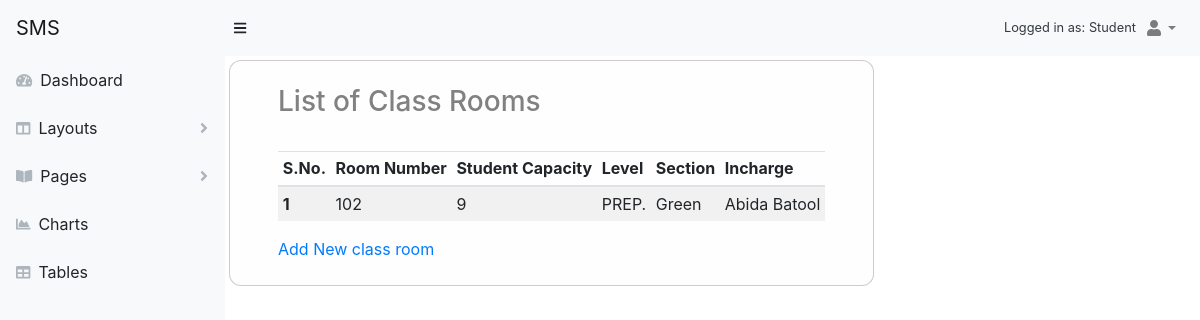
Page /campus/class-rooms/ (signed in) on the earlier database version.
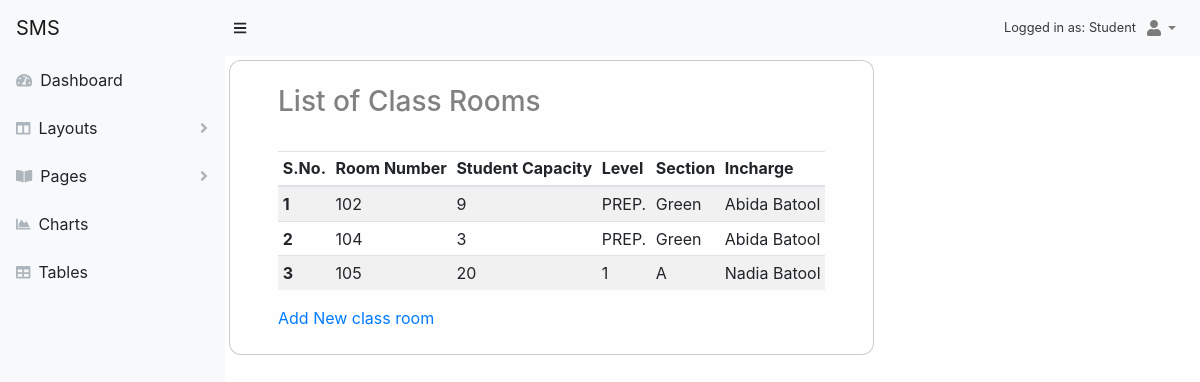
Same page on the later database version.
### campus/models.py (models this page shows, shortened)
class ClassRoom(models.Model):
    room_number = models.IntegerField(primary_key=True)
    level = models.ForeignKey(Level, on_delete=models.CASCADE)
    section = models.CharField(max_length=30)
    student_capacity = models.IntegerField(default=30)
    incharge = models.ForeignKey(Teacher, on_delete=models.DO_NOTHING)
    class Meta:
        db_table = "ClassRoom"
        verbose_name = _('Class Room')
        verbose_name_plural = _('Class Rooms')

class Level(models.Model):
    name = models.CharField(max_length=20, unique=True)
    def __str__(self):
        return '%s'%(self.name)
    class Meta:
        db_table = 'Level'
        verbose_name = _('Level')
        verbose_name_plural = _('Levels')

### accounts/models.py (models this page shows, shortened)
class Profile(models.Model):
    user = models.OneToOneField(User, on_delete=models.CASCADE ,default=1)
    photo = models.ImageField(upload_to=settings.MEDIA_ROOT+'/images/profile_images/%Y%m%d', null=True, blank=True, default='/media/images/default.jpg')
    birth_date = models.DateField()
    date_left = models.DateField(null=True, blank=True)
    salary = models.FloatField(max_length=6)
    contact_number = models.CharField(max_length=11)
    address = models.ForeignKey(Address, on_delete=models.CASCADE, default=1)
    CHOICES = [('M', 'Male'), ('F', 'Female')]
    gender = models.CharField(_('gender'), max_length=1, choices=CHOICES)
    def __str__(self):
        return self.user.__str__()
    class Meta:
        abstract = True

class Teacher(Profile):
    class Meta:
        db_table = 'Teacher'
        verbose_name = _('teacher')
        verbose_name_plural = _('teachers')

class User(AbstractBaseUser, PermissionsMixin):
    email = models.EmailField(_('email address'), unique=True)
    first_name = models.CharField(_('first name'), max_length=30, blank=True)
    last_name = models.CharField(_('last name'), max_length=30, blank=True)
    date_joined = models.DateTimeField(_('date joined'), auto_now_add=True)
    is_active = models.BooleanField(_('active'), default=True)
    is_staff = models.BooleanField(_('staff'), default=True)
    objects = UserManager()
    USERNAME_FIELD = 'email'
    REQUIRED_FIELDS = []
    class Meta:
        db_table = "User"
        verbose_name = _('user')
        verbose_name_plural = _('users')
    def __str__(self):
        return self.get_full_name()
    def get_full_name(self):
        full_name = '%s %s' % (self.first_name, self.last_name)
        return full_name.strip()

### campus/views.py (the view)
# urls.py: path('class-rooms/', views.ClassRooms.as_view(), name='class_rooms'),
class ClassRooms(View):
    template_name = 'campus/class_room/class_rooms.html'
    def get(self, request):
        class_rooms = ClassRoom.objects.all()
        context = { 'class_rooms': class_rooms }
        return render(request, self.template_name, context)

### templates/campus/class_room/class_rooms.html (shortened to what this page needs)
{% extends 'layouts/base.html' %}
{% block content %}
<div class="container">
        <h3>List of Class Rooms</h3>
    <br>
    <table class="table table-sm table-striped">
        <thead>
            <tr>
                <th>S.No.</th>
                <th>Room Number</th>
                <th>Student Capacity</th>
                <th>Level</th>
                <th>Section</th>
                <th>Incharge</th>
            </tr>
        </thead>
        <tbody>
            {% for room in class_rooms %}
                <tr>
                    <th>{{ forloop.counter }}</th>
                    <td>{{room.room_number}}</td>
                    <td>{{room.student_capacity}}</td>
                    <td>{{room.level}}</td>
                    <td>{{room.section}}</td>
                    <td>{{room.incharge}}</td>
                </tr>
            {% endfor %}
        </tbody>
    </table>
    <a href="{% url 'campus:add_class_room' %}">Add New class room</a>
</div>
{% endblock content %}

Differences in the rows shown:
added ClassRoom: room_number "104", student_capacity "3", level "PREP.", section "Green", incharge "Abida Batool"
added ClassRoom: room_number "105", student_capacity "20", level "1", section "A", incharge "Nadia Batool"
